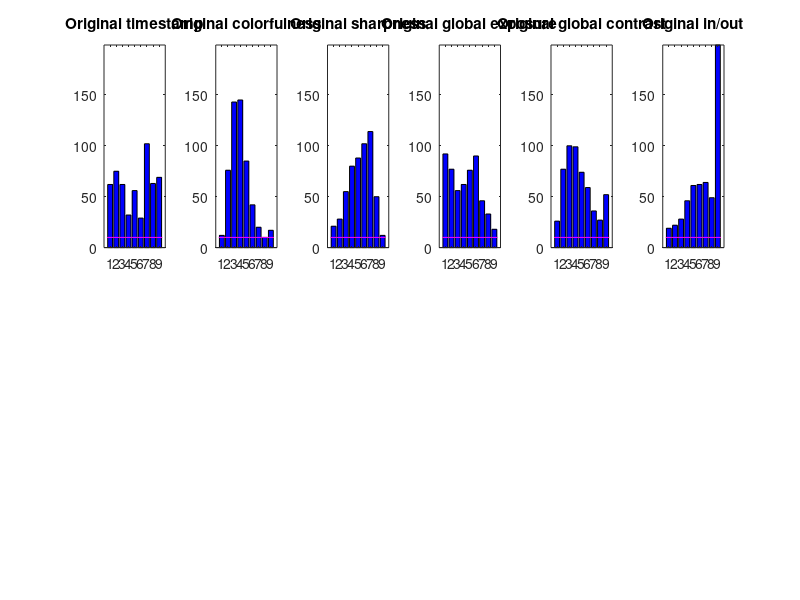

The MATLAB source for this figure: (Note: this script raises an error after producing the figure.)
% This script replicates the balancing results for the GALLAGHER dataset depicted in the paper 
% V. Vonikakis, R. Subramanian, S. Winkler. (2016). Shaping Datasets: Optimal Data Selection for Specific Target Distributions. Proc. ICIP2016, Phoenix, USA, Sept. 25-28.
% 
% 6 different image attributes are used: timestamp, colorfulness, sharpness, 
% exposure, contrast and in/out. The original data are quantized before the 
% MILP optimization. A subset of N different images is selected out of the 
% total K images of the dataset.
%
% The original images of the Gallagher dataset can be found in:
% http://chenlab.ece.cornell.edu/people/Andy/GallagherDataset.html



clear all;
close all;
load GALLAGHER;%load data


%--------------------------------------------------------------loading data

A=cell2mat(DATA(2:end,2:end));%keeping only the raw data
legend=DATA(1,1:end);%keeping the labels for displaying later





N=90; %total number of selected images
H=9; %quantization bins for attributes
M=size(A,2);
K=size(A,1);
xbins = 1:H;

%------------------------------------------ defining objective distribution

%please uncomment the target distribution you would like the final subset
%should have.

%uniform distribution
distribution_objective=ones(H,1); 
 

%triangular distribution
% distribution_objective=[2 ; 4 ; 6; 8; 10; 8; 6;4;2]; 

%linearly-descending distribution
% distribution_objective=[10 ; 9 ; 8; 7; 6; 5; 4;3;2]; 
 

%normalizing distribution
distribution_objective=distribution_objective./sum(distribution_objective);



%------------------------------------------ quantizing attributes into bins

A_quantized=A;
A_quantized=A_quantized.*H;
A_quantized=floor(A_quantized);
A_quantized=A_quantized+1;
A_quantized(A_quantized==H+1)=H;

%------------------------------------- displaying the initial distributions

figure;
distribution_original=(hist(A_quantized(:,1:M),xbins))';
ymax=max(max(distribution_original));

for i=1:M
    
    subplot(2,6,i), bar(distribution_original(i,:));
    
    title(['Original ' legend{i+1}]);
    h = findobj(gca,'Type','patch');
    set(h,'FaceColor','b','EdgeColor','k')
    ylim([0 ymax]);%same scale on Y axis
    hold on;
    
    %drawing the distribution objective on the original distributions to
    %show whether there is availability of data on each bin
    for n=1:H  %across all quantization bins
        q=ceil(distribution_objective(n)*N);%required number of data in this bin
        line([n-0.5 n+0.5],[q q],'Color',[1 0 1]);%new setlevel
    end
    
    hold off;
    
end


%------------------------------------------------ Running MILP optimization


x  = SHAPE_DATASET(A_quantized,N,H,distribution_objective);


%--------------------------------------- Displaying the final distributions


A_reduced=A_quantized(x,:);

distribution_final=(hist(A_reduced(:,1:M),xbins))';
ymax=max(max(distribution_final));


for i=1:M
    
    subplot(2,6,i+M), bar(distribution_final(i,:));
    title(['New ' legend{i+1}]);
    h = findobj(gca,'Type','patch');
    set(h,'FaceColor','r','EdgeColor','k')
    ylim([0 ymax]);%same scale on Y axis
    
end



